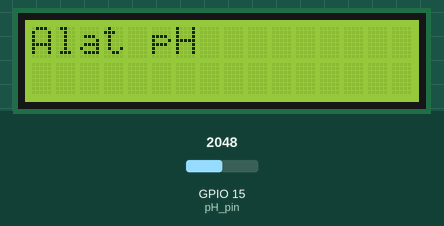
Bench run of a sketch on a simulated ESP32. Shown: 16×2 character LCD. The inputs (shaded band) are chosen by the test bench; at power-on: GPIO 15 (pH_pin) = 2048. WiFi joins after 1.5 s; servers stay silent unless stated; uploads are accepted with an empty reply; what the sketch prints to the serial monitor is not drawn.

Above: at 2.1 s.
At 8.2 s:
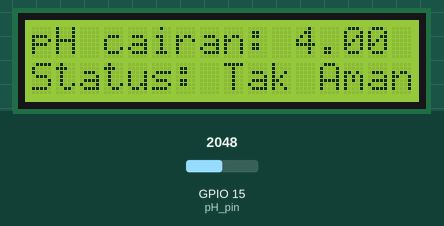
8.3 s: GPIO 15 (pH_pin) set to 2866
At 9.4 s:
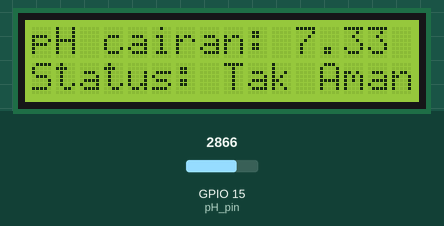
12.9 s: GPIO 15 (pH_pin) set to 3603
At 14.1 s:
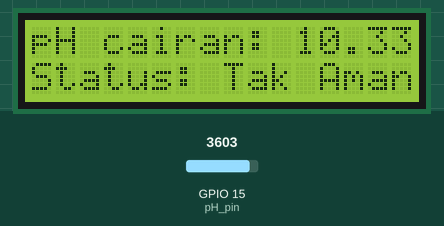
16.5 s: GPIO 15 (pH_pin) set to 4095
At 18.4 s:
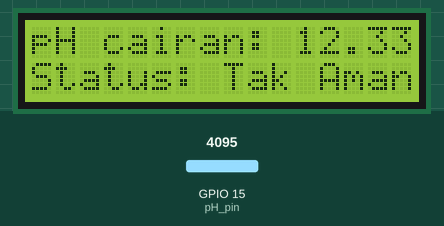
Timing chart, 0 to 19.9 s (numbered marks = the images above; inputs shaded):
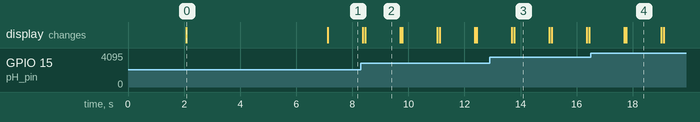

The sketch:

pH-Susu-Sapi.ino
```cpp
#include "WiFi.h"
#include "Wire.h"
// #include <BlynkSimpleEsp32.h>
#include <LiquidCrystal_I2C.h>  // https://github.com/fdebrabander/Arduino-LiquidCrystal-I2C-library.git
#include <HTTPClient.h>
#include <ArduinoJson.h>  // https://github.com/bblanchon/ArduinoJson.git
// #include <ESPping.h> // https://github.com/dvarrel/ESPping


const int pH_pin = A13;

int pH_analog;
float Voltage;

const bool IoT_mode = true;  // true means 'on'
char* SSID = "RACHMAN";
char* PASSWORD = "20111996";

// untuk kalibrasi
float PH4 = 3.3;
float PH7 = 2.40;  // ori: 2.91

LiquidCrystal_I2C lcd(0x27, 16, 2);

void setup() {
  Wire.begin();
  Serial.begin(9600);
  if (IoT_mode) {
    initWiFi(SSID, PASSWORD);
    // Blynk.config(BLYNK_AUTH_TOKEN);
    // bool internetAvailability = Ping.ping("192.168.1.10", 3);
    // if (internetAvailability) {
    //   Serial.println("[INFO] Internet Available");
    // } else {
    //   ESP.restart();
    // }
  }
  pinMode(pH_pin, INPUT);

  lcd.begin();
  lcd.backlight();
  lcd.print("Alat pH");
  delay(5000);
  lcd.clear();
}

void loop() {
  if (IoT_mode) {
    // Blynk.run();
    Serial.println("[INFO] IoT mode: ON");
  } else {
    Serial.println("[INFO] IoT mode: OFF");
  }

  pH_analog = analogRead(pH_pin);
  Serial.print("ADC pH: ");
  Serial.println(pH_analog);

  Voltage = pH_analog * (5.0 / 4095.0) + 3.2;
  Serial.print("Voltage: ");
  Serial.println(Voltage);

  float pH_step = (PH4 - PH7) / 3;
  float Po = abs(7.00 + ((PH7 - Voltage) / pH_step));
  Serial.print("pH cairan: ");
  Serial.println(Po, 2);

  char* status = determine_status(Po);
  Serial.print("Status: ");
  Serial.println(status);
  display_result(Po, status);

  delay(1000);

  if (IoT_mode) {
    // Blynk.virtualWrite(V0, Po);
    // Blynk.virtualWrite(V1, status);
    char* serverURL = "http://192.168.1.10/ph";
    postPhToAPI(serverURL, Po, status);
  }

  lcd.clear();
}

void initWiFi(char* ssid, char* password) {

  WiFi.mode(WIFI_STA);
  WiFi.begin(ssid, password);
  Serial.print("Connecting to WiFi ..");
  while (WiFi.status() != WL_CONNECTED) {
    Serial.print('.');
    delay(1000);
  }
  Serial.println("WiFi Connected!");
  Serial.print("IP Address: ");
  Serial.println(WiFi.localIP());
}

char* determine_status(float pH_val) {
  if (pH_val >= 6.3 && pH_val <= 6.8) {
    return "Aman";
  } else {
    return "Tak Aman";
  }
}

void display_result(float pH_val, char* status) {
  lcd.setCursor(0, 0);
  lcd.printf("pH cairan: %.2f", pH_val);
  lcd.setCursor(0, 1);
  lcd.printf("Status: %s", status);
}

void postPhToAPI(char* url, float ph, char* status) {
  Serial.println("[INFO] Sending data to API...");
  Serial.println(url);
  Serial.println(ph);
  Serial.println(status);

  DynamicJsonDocument data(2048);
  data["ph"] = ph;
  data["result"] = status;
  String payload;
  serializeJson(data, payload);
  serializeJson(data, Serial);


  HTTPClient http;
  http.begin(url);
  // Set content type to JSON
  http.addHeader("Content-Type", "application/json");
  http.addHeader("accept", "application/json");
  http.setFollowRedirects(HTTPC_FORCE_FOLLOW_REDIRECTS);

  int responseCode = http.POST(payload);

  // int responseCode = http.POST(payload);
  if (responseCode >= 200 && responseCode < 300) {
    Serial.println("[SUCCESS] Data sent to the API");
    Serial.println(http.getString());
  } else {
    // If the request failed, print the error code
    Serial.println("Error on HTTP request: " + String(responseCode));
    Serial.println(http.getString());
  }

  http.end();
}

// float calculate_avg() {
//   int buffer_arr[10], temp;

//   // Store several analog val into an array
//   for (int i = 0; i < 10; i++) {
//     buffer_arr[i] = analogRead(A0);
//     delay(30);
//   }
//   for (int i = 0; i < 9; i++) {
//     for (int j = i + 1; j < 10; j++) {
//       if (buffer_arr[i] > buffer_arr[j]) {
//         temp = buffer_arr[i];
//         buffer_arr[i] = buffer_arr[j];
//         buffer_arr[j] = temp;
//       }
//     }
//   }
// }
```

Measured:
- after the input at 8.3 s, the display: first differs from a run without the input after 0.16 s (image 2)
- after the input at 12.9 s, the display: first differs from a run without the input after 0.87 s (image 3)
- after the input at 16.5 s, the display: first differs from a run without the input after 1.3 s (image 4)
- what the display in image 0 shows lasts 5.0 s, from 2.1 s to 7.1 s
- what the display in image 2 shows lasts 1.2 s, from 8.5 s to 9.7 s
